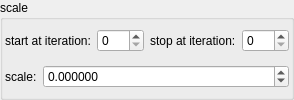
    <widget class="QGroupBox" name="groupBox_3">
     <property name="title">
      <string>scale</string>
     </property>
     <layout class="QVBoxLayout" name="verticalLayout_6">
      <property name="leftMargin">
       <number>2</number>
      </property>
      <property name="topMargin">
       <number>2</number>
      </property>
      <property name="rightMargin">
       <number>2</number>
      </property>
      <property name="bottomMargin">
       <number>2</number>
      </property>
      <item>
       <layout class="QHBoxLayout" name="horizontalLayout_19" stretch="0,1,0,1">
        <item>
         <widget class="QLabel" name="label_104">
          <property name="text">
           <string>start at iteration:</string>
          </property>
         </widget>
        </item>
        <item>
         <widget class="MySpinBox" name="spinboxInt_transf_start_iterations_S">
          <property name="sizePolicy">
           <sizepolicy hsizetype="Minimum" vsizetype="Maximum">
            <horstretch>0</horstretch>
            <verstretch>0</verstretch>
           </sizepolicy>
          </property>
          <property name="minimum">
           <number>0</number>
          </property>
          <property name="maximum">
           <number>999</number>
          </property>
          <property name="value">
           <number>0</number>
          </property>
         </widget>
        </item>
        <item>
         <widget class="QLabel" name="label_85">
          <property name="text">
           <string>stop at iteration:</string>
          </property>
         </widget>
        </item>
        <item>
         <widget class="MySpinBox" name="spinboxInt_transf_stop_iterations_S">
          <property name="sizePolicy">
           <sizepolicy hsizetype="Preferred" vsizetype="Maximum">
            <horstretch>0</horstretch>
            <verstretch>0</verstretch>
           </sizepolicy>
          </property>
          <property name="maximum">
           <number>999</number>
          </property>
         </widget>
        </item>
       </layout>
      </item>
      <item>
       <layout class="QHBoxLayout" name="horizontalLayout_16" stretch="0,1">
        <item>
         <widget class="QLabel" name="label_140">
          <property name="text">
           <string>scale:</string>
          </property>
         </widget>
        </item>
        <item>
         <widget class="MyDoubleSpinBox" name="spinbox_mandelbox_scale">
          <property name="sizePolicy">
           <sizepolicy hsizetype="Minimum" vsizetype="Maximum">
            <horstretch>0</horstretch>
            <verstretch>0</verstretch>
           </sizepolicy>
          </property>
          <property name="prefix">
           <string/>
          </property>
          <property name="suffix">
           <string/>
          </property>
          <property name="decimals">
           <number>6</number>
          </property>
          <property name="minimum">
           <double>-100000.000000000000000</double>
          </property>
          <property name="maximum">
           <double>100000.000000000000000</double>
          </property>
          <property name="singleStep">
           <double>0.100000000000000</double>
          </property>
         </widget>
        </item>
       </layout>
      </item>
     </layout>
    </widget>
